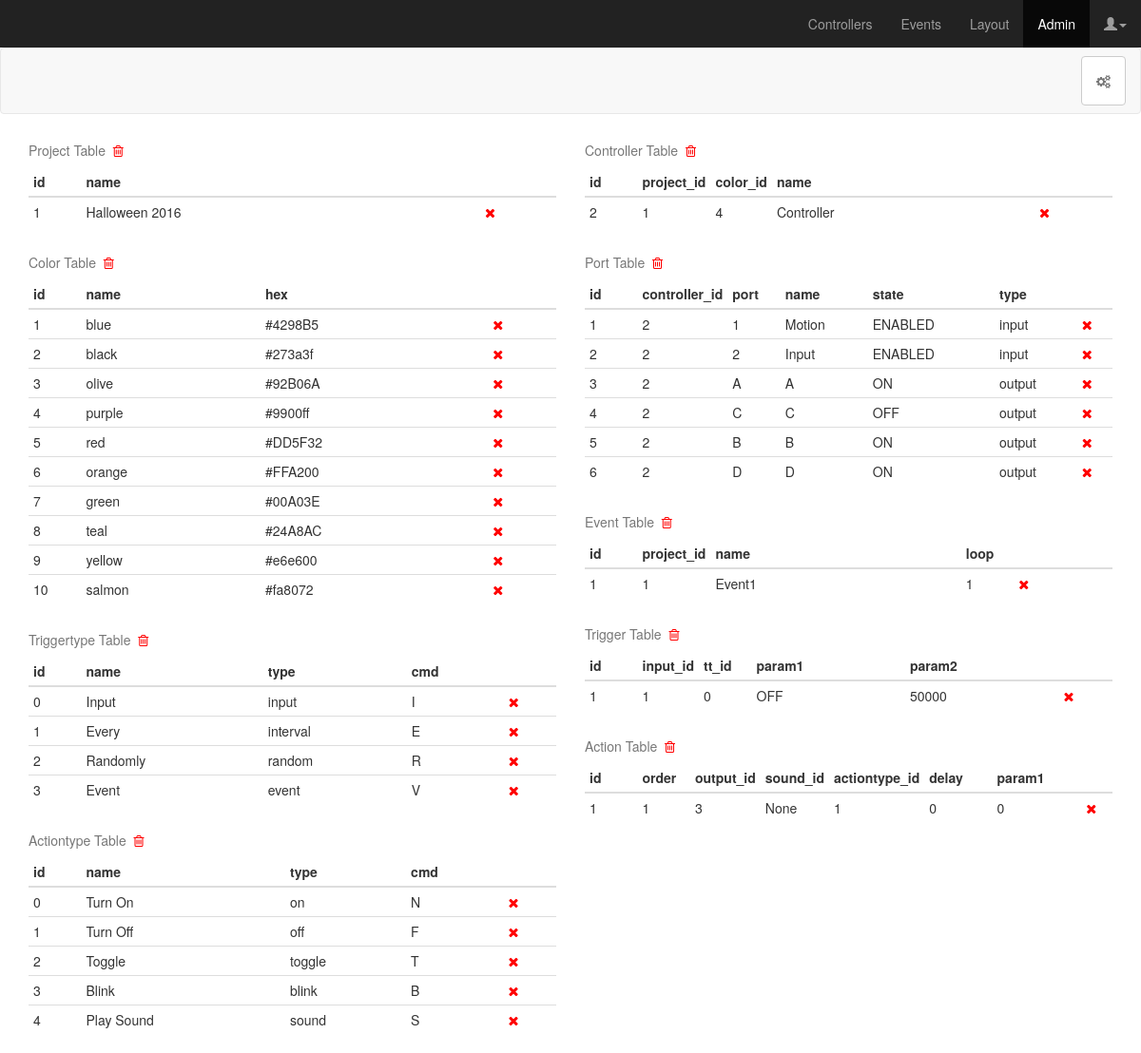
The page /admin on the database its author committed.
### app/models.py (models this page shows, shortened)
class Project(db.Model):
	id = db.Column(db.Integer, primary_key=True)
	name = db.Column(db.String(49), unique=True)
	controller = db.relationship('Controller', backref='controlelr', lazy='dynamic')
	event = db.relationship('Event', backref='event', lazy='dynamic')
	@property
	def serialize(self):
		return{
			'id': self.id,
			'name': self.name
		}

class Color(db.Model):
	id = db.Column(db.Integer, primary_key=True)
	name = db.Column(db.String(8))
	hex = db.Column(db.String(8))
	@property
	def serialize(self):
		return{
			'id': self.id,
			'name': self.name,
			'hex': self.hex
		}

class Triggertype(db.Model):
	id = db.Column(db.Integer, primary_key=True)
	type = db.Column(db.String(10))
	name = db.Column(db.String(25))
	cmd = db.Column(db.String(1))
	@property
	def serialize(self):
		return {
			'id': self.id,
			'name': self.name,
			'type': self.type,
			'cmd': self.cmd
		}

class Actiontype(db.Model):
	id = db.Column(db.Integer, primary_key=True)
	type = db.Column(db.String(10))
	name = db.Column(db.String(25))
	cmd = db.Column(db.String(1))
	@property
	def serialize(self):
		return{
			'id': self.id,
			'name': self.name,
			'type': self.type,
			'cmd': self.cmd
		}

class Controller(db.Model):
	id = db.Column(db.Integer, primary_key=True)
	project_id = db.Column(db.Integer, db.ForeignKey('project.id'))
	color_id = db.Column(db.Integer, db.ForeignKey('color.id'))
	name = db.Column(db.String(25), unique=True)
	ports = db.relationship('Port', backref='controller')
	def get_port(self, port):
		try:
			for p in self.ports:
				if p.port == port:
					return p
			NotFound = namedtuple('NotFound', 'id name state')
			p = NotFound(id='<NOT_FOUND>', name='<NOT_FOUND>', state='<NOT_FOUND>')
			return p
		except:
			return 0
	@property
	def serialize(self):
		return {
			'controller_id': self.id,
			'project_id': self.project_id,
			'controllername': self.name,
			'controllercolor': self.color_id,
			'input1_id': self.get_port('1').id,
			'input1name': self.get_port('1').name,
			'input1state': self.get_port('1').state,
			'input2_id': self.get_port('2').id,
			'input2name': self.get_port('2').name,
			'input2state': self.get_port('2').state,
			'outputA_id': self.get_port('A').id,
			'outputAname': self.get_port('A').name,
			'outputAstate': self.get_port('A').state,
			'outputB_id': self.get_port('B').id,
			'outputBname': self.get_port('B').name,
			'outputBstate': self.get_port('B').state,
			'outputC_id': self.get_port('C').id,
			'outputCname': self.get_port('C').name,
			'outputCstate': self.get_port('C').state,
			'outputD_id': self.get_port('D').id,
			'outputDname': self.get_port('D').name,
			'outputDstate': self.get_port('D').state,
		}

class Port(db.Model):
	id = db.Column(db.Integer, primary_key=True)
	controller_id = db.Column(db.Integer, db.ForeignKey('controller.id'))
	port = db.Column(db.String(2))
	name = db.Column(db.String(25))
	state = db.Column(db.String(10))
	type = db.Column(db.String(8))
	@property
	def serialize(self):
		return {
			'id': self.id,
			'cid': self.controller_id,
			'cname': self.controller.name,
			'port': self.port,
			'name': self.name,
			'state': self.state,
			'type': self.type,
			'color_id': self.controller.color_id
		}

class Event(db.Model):
	id = db.Column(db.Integer, primary_key=True)
	project_id = db.Column(db.Integer, db.ForeignKey('project.id'))
	name = db.Column(db.String(24))
	loop = db.Column(db.Integer, default=1)
	triggers = db.relationship(
		'Trigger',
		secondary = event_triggers,
		primaryjoin = 'event_triggers.c.event_id == Event.id',
		secondaryjoin = 'event_triggers.c.trigger_id == Trigger.id',
		backref = db.backref('events', lazy='dynamic'),
		lazy = 'dynamic')
	actions = db.relationship(
		'Action',
		secondary = event_actions,
		backref = db.backref('events', lazy='dynamic'),
		lazy = 'dynamic')
	@property
	def serialize(self):
		return {
			'id': self.id,
			'project_id': self.project_id,
			'name': self.name,
			'loop': self.loop,
			'triggers': self.serialize_triggers,
			'actions': self.serialize_actions
		}
	@property
	def serialize_triggers(self):
		return [item.serialize for item in self.triggers]
	@property
	def serialize_actions(self):
		return [item.serialize for item in self.actions]

class Trigger(db.Model):
	id = db.Column(db.Integer, primary_key=True)
	input_id = db.Column(db.Integer, db.ForeignKey('port.id'))
	triggertype_id = db.Column(db.Integer, db.ForeignKey('triggertype.id'), default=0)
	param1 = db.Column(db.String(8), default='0')
	param2 = db.Column(db.String(8), default='0')
	@property
	def serialize(self):
		return{
			'id': self.id,
			'input_id': self.input_id,
			'tt_id': self.triggertype_id,
			'param1': self.param1,
			'param2': self.param2
		}

class Action(db.Model):
	id = db.Column(db.Integer, primary_key=True)
	output_id = db.Column(db.Integer, db.ForeignKey('port.id'))
	sound_id = db.Column(db.Integer, db.ForeignKey('sound.id'))
	actiontype_id = db.Column(db.Integer, db.ForeignKey('actiontype.id'), default=0)
	delay = db.Column(db.String(8), default='0')
	param1 = db.Column(db.String(8), default='0')
	order = db.Column(db.Integer)
	@property
	def serialize(self):
		return{
			'id': self.id,
			'order': self.order,
			'output_id': self.output_id,
			'sound_id': self.sound_id,
			'actiontype_id': self.actiontype_id,
			'delay': self.delay,
			'param1': self.param1
		}

### app/views.py (the view)
@app.route('/admin')
def admin():
	return render_template('admin.html',
		title='Admin',
		projects=[p.serialize for p in Project.query.all()],
		ports=[p.serialize for p in Port.query.all()],
		triggertypes=[tt.serialize for tt in Triggertype.query.all()],
		actiontypes=[at.serialize for at in Actiontype.query.all()],
		actions=[a.serialize for a in Action.query.all()],
		triggers=[t.serialize for t in Trigger.query.all()],
		controllers=[c.serialize for c in Controller.query.all()],
		events=[e.serialize for e in Event.query.all()],
		colors=[c.serialize for c in Color.query.all()]
	)

### app/templates/admin.html (shortened to what this page needs)
{% extends "base.html" %}
{% block content %}
<link href="static/css/admin.css" rel="stylesheet">
<nav class="navbar navbar-default">
  <div class="container-fluid">
    <div class="collapse navbar-collapse" id="navbar-collapse-1">
      <ul class="nav navbar-nav navbar-right">
        <li>
        	<a class="btn btn-default navbar-btn" href="init_setup" role="button">
        	  <i class="fa fa-cogs"></i>
        	</a>
        </li>
      </ul>
    </div>
  </div>
</nav>
<div class="container">
  <div class="row">
    <div class="col-xs-6">
      <table class="table table-condensed">
        <caption>Project Table&nbsp;&nbsp;<i class="fa fa-trash-o" id="project" style="color:red;"></caption>
        <thead>
          <tr>
            <th class="id">id</th>
            <th>name</th>
            <th>&nbsp;</th>
          </tr>
        </thead>
        <tbody>
          {% for p in projects %}
          <tr>
            <td class="id">{{ p.id }}</td>
            <td>{{ p.name }}</td>
            <td><i class="fa fa-times" id="project-{{ p.id }}" style="color:red;"></td>
          </tr>
          {% endfor %}
        </tbody>
      </table>
      <table class="table table-condensed">
        <caption>Color Table&nbsp;&nbsp;<i class="fa fa-trash-o" id="color" style="color:red;"></caption>
        <thead>
          <tr>
            <th class="id">id</th>
            <th>name</th>
            <th>hex</th>
            <th>&nbsp;</th>
          </tr>
        </thead>
        <tbody>
          {% for c in colors %}
          <tr>
            <td class="id">{{ c.id }}</td>
            <td>{{ c.name }}</td>
            <td>{{ c.hex }}</td>
            <td><i class="fa fa-times" id="color-{{ c.id }}" style="color:red;"></td>
          </tr>
          {% endfor %}
        </tbody>
      </table>
      <table class="table table-condensed">
        <caption>Triggertype Table&nbsp;&nbsp;<i class="fa fa-trash-o" id="triggertype" style="color:red;"></caption>
        <thead>
          <tr>
            <th class="id">id</th>
            <th>name</th>
            <th>type</th>
            <th>cmd</th>
            <th>&nbsp;</th>
          </tr>
        </thead>
        <tbody>
          {% for tt in triggertypes %}
          <tr>
            <td class="id">{{ tt.id }}</td>
            <td>{{ tt.name }}</td>
            <td>{{ tt.type }}</td>
            <td>{{ tt.cmd }}</td>
            <td><i class="fa fa-times" id="triggertype-{{ tt.id }}" style="color:red;"></td>
          </tr>
          {% endfor %}
        </tbody>
      </table>
      <table class="table table-condensed">
        <caption>Actiontype Table&nbsp;&nbsp;<i class="fa fa-trash-o" id="actiontype" style="color:red;"></caption>
        <thead>
          <tr>
            <th class="id">id</th>
            <th>name</th>
            <th>type</th>
            <th>cmd</th>
            <th>&nbsp;</th>
          </tr>
        </thead>
        <tbody>
          {% for a in actiontypes %}
          <tr>
            <td class="id">{{ a.id }}</td>
            <td>{{ a.name }}</td>
            <td>{{ a.type }}</td>
            <td>{{ a.cmd }}</td>
            <td><i class="fa fa-times" id="actiontype-{{ a.id }}" style="color:red;"></td>
          </tr>
          {% endfor %}
        </tbody>
      </table>
    </div>
    <div class="col-xs-6">
      <table class="table table-condensed">
        <caption>Controller Table&nbsp;&nbsp;<i class="fa fa-trash-o" id="controller" style="color:red;"></caption>
        <thead>
          <tr>
            <th class="id">id</th>
            <th class="id">project_id</th>
            <th class="id">color_id</th>
            <th>name</th>
            <th>&nbsp;</th>
          </tr>
        </thead>
        <tbody>
          {% for c in controllers %}
          <tr>
            <td class="id">{{ c.controller_id }}</td>
            <td class="id">{{ c.project_id }}</td>
            <td class="id">{{ c.controllercolor }}</td>
            <td>{{ c.controllername }}</td>
            <td><i class="fa fa-times" id="controller-{{ c.controller_id }}" style="color:red;"></td>
          </tr>
          {% endfor %}
        </tbody>
      </table>
      <table class="table table-condensed">
        <caption>Port Table&nbsp;&nbsp;<i class="fa fa-trash-o" id="port" style="color:red;"></caption>
        <thead>
          <tr>
            <th class="id">id</th>
            <th class="id">controller_id</th>
            <th class="id">port</th>
            <th>name</th>
            <th>state</th>
            <th>type</th>
            <th>&nbsp;</th>
          </tr>
        </thead>
        <tbody>
          {% for p in ports %}
          <tr>
            <td class="id">{{ p.id }}</td>
            <td class="id">{{ p.cid }}</td>
            <td class="id">{{ p.port }}</td>
            <td>{{ p.name }}</td>
            <td>{{ p.state }}</td>
            <td>{{ p.type }}</td>
            <td><i class="fa fa-times" id="port-{{ p.id }}" style="color:red;"></td>
          </tr>
          {% endfor %}
        </tbody>
      </table>
      <table class="table table-condensed">
        <caption>Event Table&nbsp;&nbsp;<i class="fa fa-trash-o" id="event" style="color:red;"></caption>
        <thead>
          <tr>
            <th class="id">id</th>
            <th class="id">project_id</th>
            <th>name</th>
            <th class="id">loop</th>
            <th>&nbsp;</th>
          </tr>
        </thead>
        <tbody>
          {% for e in events %}
          <tr>
            <td class="id">{{ e.id }}</td>
            <td class="id">{{ e.project_id }}</td>
            <td>{{ e.name }}</td>
            <td class="id">{{ e.loop }}</td>
            <td><i class="fa fa-times" id="event-{{ e.id }}" style="color:red;"></td>
          </tr>
          {% endfor %}
        </tbody>
      </table>
      <table class="table table-condensed">
        <caption>Trigger Table&nbsp;&nbsp;<i class="fa fa-trash-o" id="trigger" style="color:red;"></caption>
        <thead>
          <tr>
            <th class="id">id</th>
            <th class="id">input_id</th>
            <th class="id">tt_id</th>
            <th>param1</th>
            <th>param2</th>
            <th>&nbsp;</th>
          </tr>
        </thead>
        <tbody>
          {% for t in triggers %}
          <tr>
            <td class="id">{{ t.id }}</td>
            <td class="id">{{ t.input_id }}</td>
            <td class="id">{{ t.tt_id }}</td>
            <td>{{ t.param1 }}</td>
            <td>{{ t.param2 }}</td>
            <td><i class="fa fa-times" id="trigger-{{ t.id }}" style="color:red;"></td>
          </tr>
          {% endfor %}
        </tbody>
      </table>
      <table class="table table-condensed">
        <caption>Action Table&nbsp;&nbsp;<i class="fa fa-trash-o" id="action" style="color:red;"></caption>
        <thead>
          <tr>
            <th class="id">id</th>
            <th class="id">order</th>
            <th class="id">output_id</th>
            <th class="id">sound_id</th>
            <th class="id">actiontype_id</th>
            <th>delay</th>
            <th>param1</th>
            <th>&nbsp;</th>
          </tr>
        </thead>
        <tbody>
          {% for a in actions %}
          <tr>
            <td class="id">{{ a.id }}</td>
            <td class="id">{{ a.order }}</td>
            <td class="id">{{ a.output_id }}</td>
            <td class="id">{{ a.sound_id }}</td>
            <td class="id">{{ a.actiontype_id }}</td>
            <td>{{ a.delay }}</td>
            <td>{{ a.param1 }}</td>
            <td><i class="fa fa-times" id="action-{{ a.id }}" style="color:red;"></td>
          </tr>
          {% endfor %}
        </tbody>
      </table>
    </div>
  </div>
</div>
{% endblock %}

### app/templates/base.html (shortened to what this page needs)
<!DOCTYPE html>
<html lang="en">
  <head>
    <link href="static/css/bootstrap.min.css" rel="stylesheet">
    <link href="static/font-awesome-4.6.3/css/font-awesome.min.css" rel="stylesheet">
    <link href="static/css/animate.min.css" rel="stylesheet">
  </head>
  <body>
    <nav class="navbar navbar-inverse navbar-fixed-top">
      <div class="container-fluid">
        <div id="navbar" class="navbar-collapse collapse">
          <ul class="nav navbar-nav navbar-right">
            <li id="controllers"><a href="controllers">Controllers</a></li>
            <li id="events"><a href="dashboard">Events</a></li>
            <li id="layout"><a href="#">Layout</a></li>
            <li id="admin"><a href="admin">Admin</a></li>
            <li>
              <a href="#" class="dropdown-toggle" data-toggle="dropdown"><span class="glyphicon glyphicon-user"></span><span class="caret"></span></a>
            </li>
          </ul>
        </div>
      </div>
    </nav>
    {% block content %}{% endblock %}
  </body>
</html>

### app/static/css/admin.css (style rules this page uses)
body { padding-top: 50px; }
.navbar-fixed-top { border: 0; }
.id { width: 10%; }

### rows shown on the page
Project: id "1", name "Halloween 2016"
Color: id "1", name "blue", hex "#4298B5"
Color: id "2", name "black", hex "#273a3f"
Color: id "3", name "olive", hex "#92B06A"
Color: id "4", name "purple", hex "#9900ff"
Color: id "5", name "red", hex "#DD5F32"
Color: id "6", name "orange", hex "#FFA200"
Color: id "7", name "green", hex "#00A03E"
Color: id "8", name "teal", hex "#24A8AC"
Color: id "9", name "yellow", hex "#e6e600"
Color: id "10", name "salmon", hex "#fa8072"
Triggertype: id "0", name "Input", type "input", cmd "I"
Triggertype: id "1", name "Every", type "interval", cmd "E"
Triggertype: id "2", name "Randomly", type "random", cmd "R"
Triggertype: id "3", name "Event", type "event", cmd "V"
Actiontype: id "0", name "Turn On", type "on", cmd "N"
Actiontype: id "1", name "Turn Off", type "off", cmd "F"
Actiontype: id "2", name "Toggle", type "toggle", cmd "T"
Actiontype: id "3", name "Blink", type "blink", cmd "B"
Actiontype: id "4", name "Play Sound", type "sound", cmd "S"
Controller: controller_id "2", project_id "1", controllercolor "4", controllername "Controller"
Port: name "Motion", state "ENABLED", type "input"
Port: name "Input", state "ENABLED", type "input"
Port: id "3", cid "2", port "A", name "A", state "ON", type "output"
Port: id "4", cid "2", port "C", name "C", state "OFF", type "output"
Port: id "5", cid "2", port "B", name "B", state "ON", type "output"
Port: id "6", cid "2", port "D", name "D", state "ON", type "output"
Event: id "1", project_id "1", name "Event1", loop "1"
Trigger: id "1", input_id "1", tt_id "0", param1 "OFF", param2 "50000"
Action: id "1", order "1", output_id "3", sound_id "None", actiontype_id "1", delay "0", param1 "0"

### other values the page prints
{{ p.id }} "1" "2"
{{ p.cid }} "2" "2"
{{ p.port }} "1" "2"
